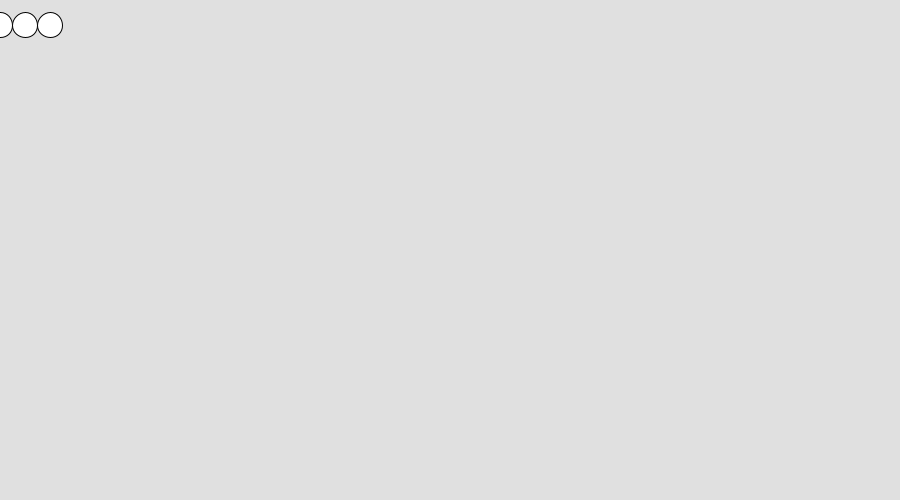
Frame 1 (no input)
Frame 60 (the mouse pressed at the canvas centre just before this capture): identical to frame 1, image omitted
Frame 120 (the mouse held since frame 60 and released just before this capture): identical to frame 1, image omitted

The Processing sketch that drew this single still picture (run headless with seeded random() and noise(); from frame 60 on, the mouse is pressed at the canvas centre):

// Processing sketch: Iteration
// ── Iteration.pde
void setup() {
size(900, 500);
}

void draw() {
  
  background(224);
  int currentXCircle = 0;
  int desiredXCircle = 3;
  
  while (currentXCircle < desiredXCircle) {
      int currentYCircle = 1;
      int desiredYCircle = 2;
      while (currentYCircle < desiredYCircle) {
    
      ellipse(currentXCircle * 25, currentYCircle * 25, 25, 25);
      
      currentYCircle = currentYCircle + 1;  
      }
    
    currentXCircle = currentXCircle + 1;
  }

}
